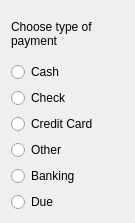
<?xml version="1.0" encoding="UTF-8"?>
<ui version="4.0">
 <class>ChoiceDialog</class>
 <widget class="QDialog" name="ChoiceDialog">
  <property name="geometry">
   <rect>
    <x>0</x>
    <y>0</y>
    <width>135</width>
    <height>223</height>
   </rect>
  </property>
  <property name="windowTitle">
   <string/>
  </property>
  <layout class="QGridLayout" name="gridLayout_3">
   <item row="0" column="0">
    <layout class="QGridLayout" name="gridLayout_2">
     <item row="0" column="0">
      <widget class="QLabel" name="label">
       <property name="text">
        <string>Choose type of 
payment</string>
       </property>
       <property name="wordWrap">
        <bool>true</bool>
       </property>
      </widget>
     </item>
     <item row="1" column="0">
      <layout class="QGridLayout" name="gridLayout">
       <item row="0" column="0">
        <widget class="QRadioButton" name="cashButton">
         <property name="text">
          <string>Cash</string>
         </property>
        </widget>
       </item>
       <item row="1" column="0">
        <widget class="QRadioButton" name="checkButton">
         <property name="text">
          <string>Check</string>
         </property>
        </widget>
       </item>
       <item row="2" column="0">
        <widget class="QRadioButton" name="visaButton">
         <property name="text">
          <string>Credit Card</string>
         </property>
        </widget>
       </item>
       <item row="3" column="0">
        <widget class="QRadioButton" name="otherButton">
         <property name="text">
          <string>Other</string>
         </property>
        </widget>
       </item>
       <item row="4" column="0">
        <widget class="QRadioButton" name="bankingButton">
         <property name="text">
          <string>Banking</string>
         </property>
        </widget>
       </item>
       <item row="5" column="0">
        <widget class="QRadioButton" name="dueButton">
         <property name="text">
          <string>Due</string>
         </property>
        </widget>
       </item>
      </layout>
     </item>
    </layout>
   </item>
  </layout>
 </widget>
 <resources/>
 <connections/>
</ui>
